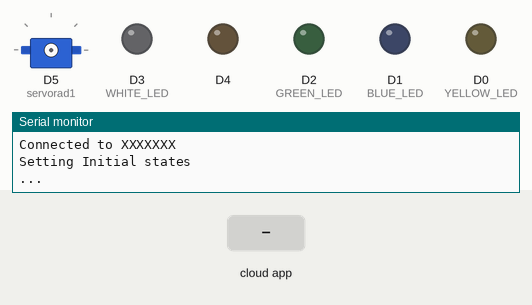
Recording of a sketch running on a simulated ESP8266 (NodeMCU). Parts: servo, output pins drawn as LEDs (lit = HIGH), the last lines printed to the serial monitor. Inputs (shaded band) come from the test bench. WiFi joins after 1.5 s; servers stay silent unless stated; the Firebase database answers and starts empty.

Above: at 3.4 s.
3.5 s: the phone or cloud app sets LIGHT_ONE to 0
At 6.5 s:
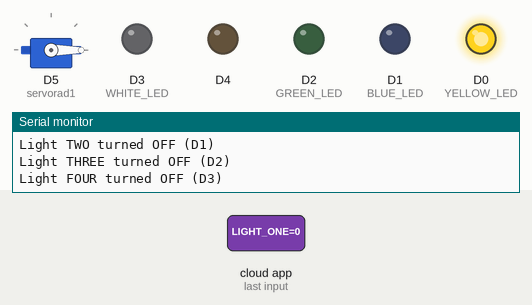
6.8 s: the phone or cloud app sets AC to 1
At 9.7 s:
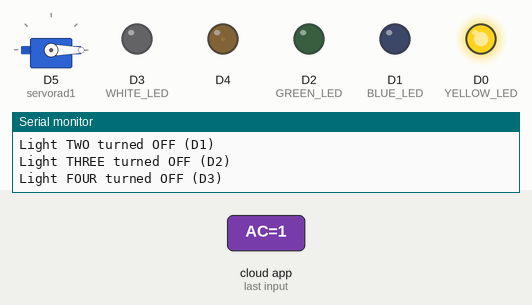
10.0 s: the phone or cloud app sets lux1 to 0
At 12.9 s:
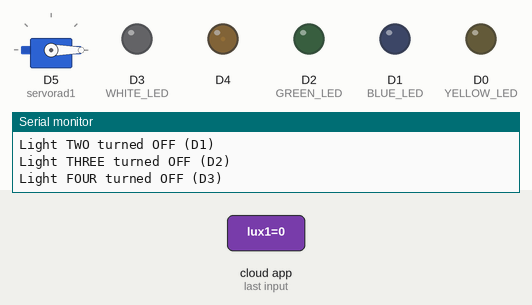
13.2 s: the phone or cloud app sets LIGHT_TWO to 0
16.9 s: the phone or cloud app sets lux2 to 1
At 19.2 s:
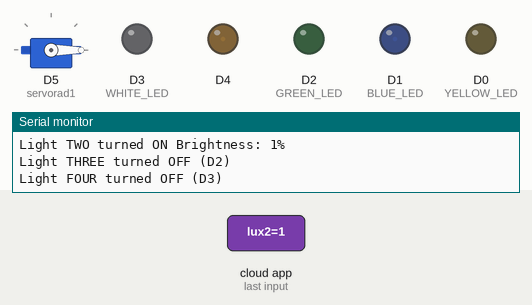
19.7 s: the phone or cloud app sets lux1 to 1
At 21.7 s:
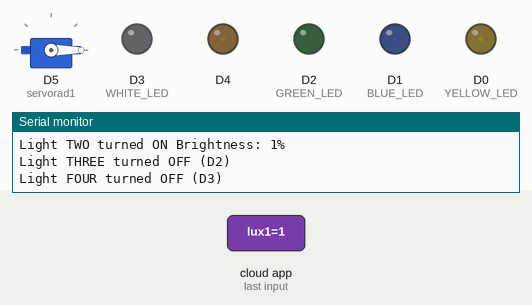
Timing chart, 0 to 23.2 s (numbered marks = the images above; inputs shaded):
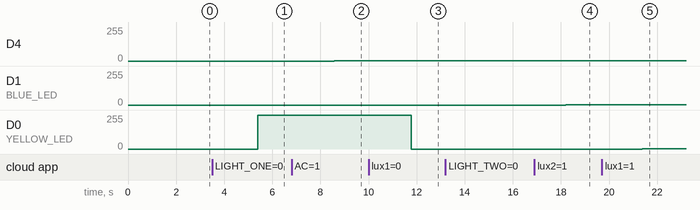

Measured:
- after the input at 3.5 s, D0 (YELLOW_LED): 0/255 → 255/255 after 1.9 s
- after the input at 6.8 s, D4: 0/255 → 2/255 after 1.8 s
- after the input at 10.0 s, D0 (YELLOW_LED): 255/255 → 0/255 after 1.8 s
- after the input at 16.9 s, D1 (BLUE_LED): 0/255 → 2/255 after 1.3 s
- after the input at 19.7 s, D0 (YELLOW_LED): 0/255 → 2/255 after 1.7 s

The sketch:

ardyhome.ino.ino
```cpp
#define WIFI_SSID "XXXXXXXXXX"
#define WIFI_PASSWORD "XXXXXXXXXXXXXX"
#define FIREBASE_HOST "XXXXXXX"
#define FIREBASE_AUTH "XXXXXX"
#include <ESP8266WiFi.h>                                                // esp8266 library
#include <FirebaseArduino.h>                                             // firebase library
#include <Servo.h>                                                      //motor library
#include<stdio.h>

//motor
Servo servorad1;

//lights
int light_one;
int light_two;
int light_three;
int light_four;

int luxOne;
int luxTwo;
int luxThree;
int luxFour;

//motor
int rad;

//fan
int ACsetting;


void setup() {

//set range and frequency
 analogWriteRange(100); //instead of 0 - 1024
   analogWriteFreq(10000);

  //LED pins
    pinMode(D0, OUTPUT);   //YELLOW LED
    pinMode(D1, OUTPUT);   //BLUE LED
    pinMode(D2, OUTPUT);   //GREEN LED
    pinMode(D3, OUTPUT);   //WHITE LED


  Serial.begin(9600);
   //connect to wifi
  WiFi.begin(WIFI_SSID, WIFI_PASSWORD);
  Serial.print("Connecting to ");
  Serial.print(WIFI_SSID);
  while (WiFi.status() != WL_CONNECTED) {
    Serial.print(".");
    delay(500);
  }
  //sucess
  Serial.println();
  Serial.print("Connected to ");
  Serial.println(WIFI_SSID);
  Serial.print("IP Address is : ");
  Serial.println(WiFi.localIP());                                                      //print local IP address
  Firebase.begin(FIREBASE_HOST, FIREBASE_AUTH);                                       // connect to firebase
  Serial.print("Connected to ");
  Serial.println(FIREBASE_HOST);

  //Set inital state (0 ON 1 OFF)
  Serial.println("Setting Initial states");
  Serial.println("...");


  Firebase.setInt("LIGHT_ONE", 1);
  Firebase.setInt("LIGHT_TWO", 1);
  Firebase.setInt("LIGHT_THREE", 1);
  Firebase.setInt("LIGHT_FOUR", 1);
  Firebase.setInt("lux1", 100);


}


void loop() {
  //Loop get info from db and assign it locally

    rad = Firebase.getInt("motor1");
    ACsetting = Firebase.getInt("AC");

  light_one = Firebase.getInt("LIGHT_ONE");
  luxOne = Firebase.getInt("lux1");

  light_two = Firebase.getInt("LIGHT_TWO");
    luxTwo = Firebase.getInt("lux2");

  light_three = Firebase.getInt("LIGHT_THREE");
    luxThree = Firebase.getInt("lux3");

  light_four = Firebase.getInt("LIGHT_FOUR");
    luxFour = Firebase.getInt("lux4");


          //FAN
    analogWrite(D4, ACsetting);
    Serial.print("AC SPEED: ");
    Serial.print(ACsetting);
    Serial.println("%");
          //MOTOR
    servorad1.attach(14);
    servorad1.write(rad);
    Serial.print("Motor at angle: ");
    Serial.println(rad);

           //LIGHTS

  if (light_one == 0) {                                                          // compare the input of led status received from firebase
    Serial.print("Light ONE turned ON Brightness: ");
    Serial.print(luxOne);
    Serial.println("%");
        analogWrite(D0, luxOne);


  }
  else   if (light_one == 1) {                                                  // compare the input of led status received from firebase
    Serial.println("Light ONE turned OFF (D0)");
    analogWrite(D0, LOW);

  }
    if (light_two == 0) {                                                          // compare the input of led status received from firebase
    Serial.print("Light TWO turned ON Brightness: ");
    Serial.print(luxTwo);
    Serial.println("%");
    analogWrite(D1, luxTwo);
    }
      else   if (light_two == 1) {                                                  // compare the input of led status received from firebase
    Serial.println("Light TWO turned OFF (D1)");
    digitalWrite(D1, LOW);                                                         // make external led OFF

  }
    if (light_three == 0) {                                                          // compare the input of led status received from firebase
    Serial.print("Light THREE turned ON Brightness: ");
    Serial.print(luxThree);
    Serial.println("%");
    analogWrite(D2, luxThree);                                                        // make external led ON


  }
  else   if (light_three == 1) {                                                  // compare the input of led status received from firebase
    Serial.println("Light THREE turned OFF (D2)");
    digitalWrite(D2, LOW);                                                         // make external led OFF

  }
    if (light_four == 0) {                                                          // compare the input of led status received from firebase
    Serial.print("Light FOUR turned ON Brightness: ");
    Serial.print(luxFour);
    Serial.println("%");
    analogWrite(D3, luxFour);                                                             // make external led ON


  }
  else if (light_four == 1) {                                                  // compare the input of led status received from firebase
    Serial.println("Light FOUR turned OFF (D3)");
    digitalWrite(D3, LOW);                                                         // make external led OFF

  }


  else {
    Serial.println("Error");
  }

}
```
